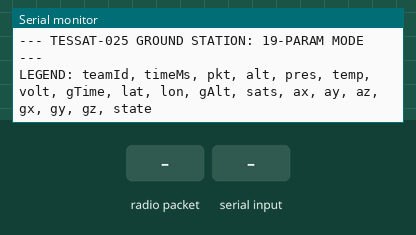
This sketch was run on a simulated ESP32. Parts: the last lines printed to the serial monitor. The inputs (shaded band) are chosen by the test bench. No radio packets arrive unless stated.

Above: at 1.2 s.
1.3 s: radio packet "1" arrives
At 2.5 s:
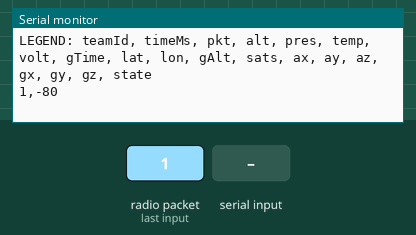
2.8 s: "1\n" received over Serial
At 3.5 s:
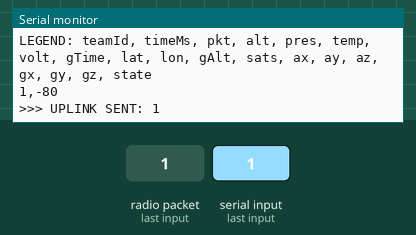

The sketch:

reciever.ino
```cpp
#include <Arduino.h>
#include <SPI.h>
#include <LoRa.h>

// --- GS PINOUT (ESP32 30-PIN V1) ---
#define LORA_SCK 18
#define LORA_MISO 19
#define LORA_MOSI 23
#define LORA_NSS 5
#define LORA_RST 14
#define LORA_DIO0 2

void setup() {
  Serial.begin(115200);
  LoRa.setPins(LORA_NSS, LORA_RST, LORA_DIO0);
  if (!LoRa.begin(433E6)) { Serial.println("LoRa Error"); while(1); }

  LoRa.setSpreadingFactor(7);
  LoRa.setSyncWord(0x12);

  Serial.println("\n--- TESSAT-025 GROUND STATION: 19-PARAM MODE ---");
  Serial.println("LEGEND: teamId, timeMs, pkt, alt, pres, temp, volt, gTime, lat, lon, gAlt, sats, ax, ay, az, gx, gy, gz, state\n");
}

void loop() {
  int packetSize = LoRa.parsePacket();
  if (packetSize) {
    String incoming = "";
    while (LoRa.available()) incoming += (char)LoRa.read();

    // Clean any hidden newline characters from the LoRa transmission
    incoming.trim();

    // Get Signal Strength
    int rssi = LoRa.packetRssi();

    // OUTPUT CLEAN CSV ONLY!
    // This takes the 19 parameters from the CanSat and adds the RSSI as the 20th parameter.
    Serial.println(incoming + "," + String(rssi));
  }

  // Uplink Command Handling
  if (Serial.available()) {
    String cmd = Serial.readStringUntil('\n'); cmd.trim();
    LoRa.beginPacket(); LoRa.print(cmd); LoRa.endPacket();
    Serial.println(">>> UPLINK SENT: " + cmd);
  }
}
```

Measured:
- after the input at 1.3 s, the serial monitor: prints a new line at once (image 1)
- after the input at 2.8 s, the serial monitor: prints a new line after 0.06 s (image 2)
